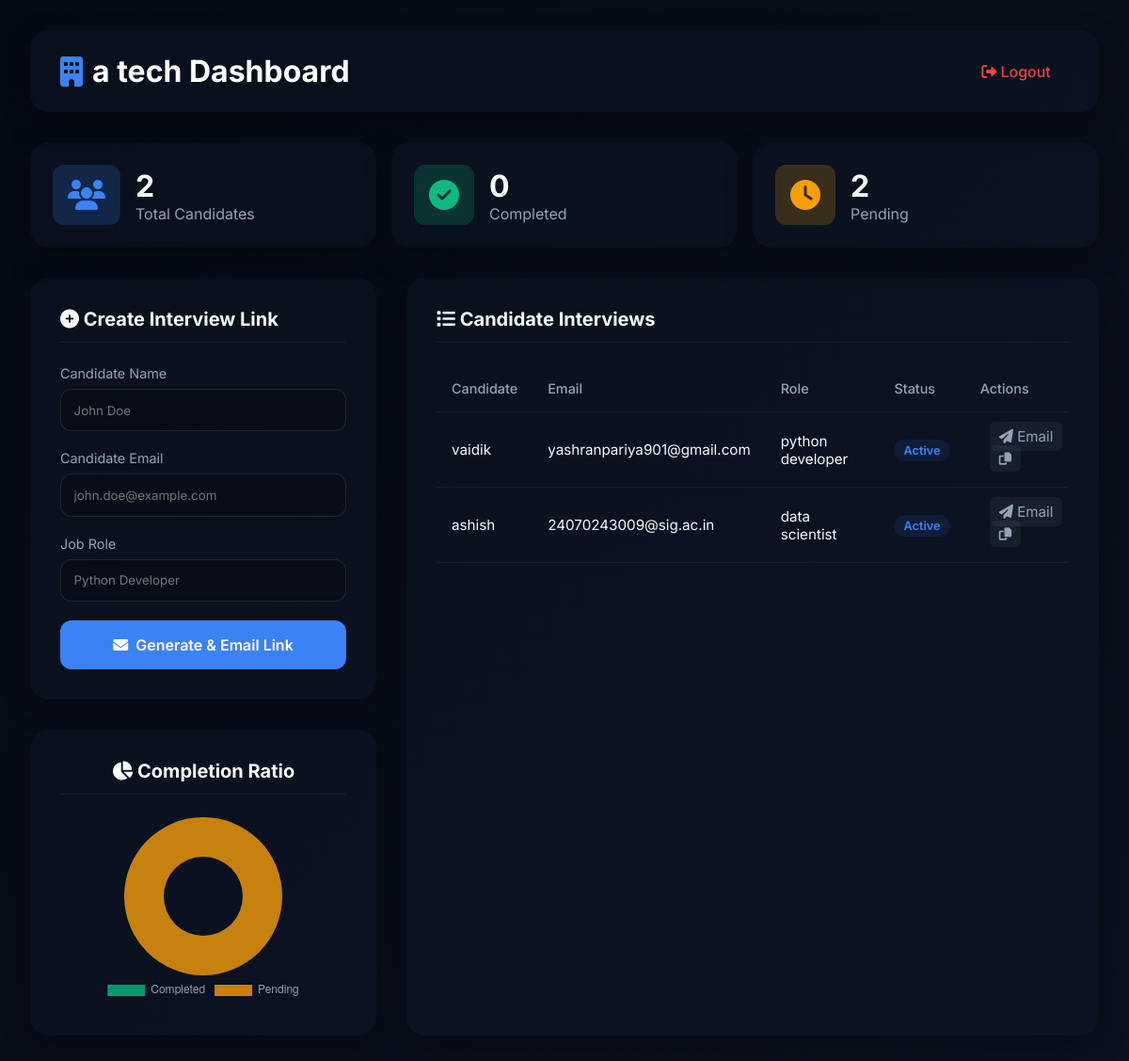
/dashboard (signed in), run on the app's committed database.
### app.py (models this page shows)
class Company(UserMixin, db.Model):
    id = db.Column(db.Integer, primary_key=True)
    username = db.Column(db.String(100), unique=True, nullable=False)
    password_hash = db.Column(db.String(200), nullable=False)
    company_name = db.Column(db.String(100), nullable=False)
    interviews = db.relationship('Interview', backref='company', lazy=True)

class Interview(db.Model):
    id = db.Column(db.Integer, primary_key=True)
    token = db.Column(db.String(100), unique=True, nullable=False, default=lambda: str(uuid.uuid4()))
    company_id = db.Column(db.Integer, db.ForeignKey('company.id'), nullable=False)
    candidate_name = db.Column(db.String(100), nullable=False)
    candidate_email = db.Column(db.String(150), nullable=True)
    role = db.Column(db.String(100), nullable=False)
    status = db.Column(db.String(50), default="Pending") # Pending, In Progress, Completed
    result_report = db.Column(db.Text, nullable=True)

### app.py (the view, shortened to what this page needs)
@app.route('/dashboard', methods=['GET', 'POST'])
@login_required
def dashboard():
    interviews = Interview.query.filter_by(company_id=current_user.id).order_by(Interview.id.desc()).all()
    total_interviews = len(interviews)
    completed_interviews = sum(1 for i in interviews if i.status == 'Completed')
    pending_interviews = sum(1 for i in interviews if i.status == 'Pending' or i.status == 'In Progress')
    return render_template(
        'dashboard.html',
        interviews=interviews,
        total_interviews=total_interviews,
        completed_interviews=completed_interviews,
        pending_interviews=pending_interviews
    )

### app.py (called while the page is built)
@login_manager.user_loader
def load_user(user_id):
    return Company.query.get(int(user_id))

### templates/dashboard.html (shortened to what this page needs)
<!DOCTYPE html>
<html lang="en">
<head>
    <link rel="stylesheet" href="/static/style.css">
    <link rel="stylesheet" href="https://cdnjs.cloudflare.com/ajax/libs/font-awesome/6.4.0/css/all.min.css">
</head>
<body>
    <div class="dashboard-container">
        <div class="dash-header">
            <h1><i class="fas fa-building"></i> {{ current_user.company_name }} Dashboard</h1>
            <a href="{{ url_for('logout') }}" class="logout-btn"><i class="fas fa-sign-out-alt"></i> Logout</a>
        </div>
        <div style="display: grid; grid-template-columns: repeat(3, 1fr); gap: 1rem; margin-bottom: 2rem;">
            <div class="card" style="padding: 1.5rem; display: flex; align-items: center; gap: 1rem;">
                <div
                    style="background: rgba(59, 130, 246, 0.2); padding: 1rem; border-radius: 12px; color: var(--accent);">
                    <i class="fas fa-users fa-2x"></i>
                </div>
                <div>
                    <h3 style="font-size: 2rem; margin: 0;">{{ total_interviews }}</h3>
                    <p style="color: var(--text-muted); margin: 0;">Total Candidates</p>
                </div>
            </div>
            <div class="card" style="padding: 1.5rem; display: flex; align-items: center; gap: 1rem;">
                <div
                    style="background: rgba(16, 185, 129, 0.2); padding: 1rem; border-radius: 12px; color: var(--success);">
                    <i class="fas fa-check-circle fa-2x"></i>
                </div>
                <div>
                    <h3 style="font-size: 2rem; margin: 0;">{{ completed_interviews }}</h3>
                    <p style="color: var(--text-muted); margin: 0;">Completed</p>
                </div>
            </div>
            <div class="card" style="padding: 1.5rem; display: flex; align-items: center; gap: 1rem;">
                <div style="background: rgba(245, 158, 11, 0.2); padding: 1rem; border-radius: 12px; color: #f59e0b;">
                    <i class="fas fa-clock fa-2x"></i>
                </div>
                <div>
                    <h3 style="font-size: 2rem; margin: 0;">{{ pending_interviews }}</h3>
                    <p style="color: var(--text-muted); margin: 0;">Pending</p>
                </div>
            </div>
        </div>
        <div class="dash-grid">
            <div style="display: flex; flex-direction: column; gap: 2rem;">
                <div class="card">
                    <h2><i class="fas fa-plus-circle"></i> Create Interview Link</h2>
                    <form method="POST" action="{{ url_for('dashboard') }}">
                        <div class="form-group">
                            <label>Candidate Name</label>
                            <input type="text" name="candidate_name" required placeholder="John Doe">
                        </div>
                        <div class="form-group">
                            <label>Candidate Email</label>
                            <input type="email" name="candidate_email" required placeholder="john.doe@example.com">
                        </div>
                        <div class="form-group">
                            <label>Job Role</label>
                            <input type="text" name="role" required placeholder="Python Developer">
                        </div>
                        <button type="submit" class="submit-btn"><i class="fas fa-envelope"></i> Generate & Email
                            Link</button>
                    </form>
                </div>
                <div class="card" style="text-align: center;">
                    <h2><i class="fas fa-chart-pie"></i> Completion Ratio</h2>
                    <div
                        style="position: relative; height: 200px; width: 100%; display: flex; justify-content: center;">
                        <canvas id="pipelineChart"></canvas>
                    </div>
                </div>
            </div>
            <div class="card">
                <h2><i class="fas fa-list"></i> Candidate Interviews</h2>
                <div class="table-responsive">
                    <table>
                        <thead>
                            <tr>
                                <th>Candidate</th>
                                <th>Email</th>
                                <th>Role</th>
                                <th>Status</th>
                                <th>Actions</th>
                            </tr>
                        </thead>
                        <tbody>
                            {% for interview in interviews %}
                            <tr>
                                <td>{{ interview.candidate_name }}</td>
                                <td>{{ interview.candidate_email if interview.candidate_email else 'N/A' }}</td>
                                <td>{{ interview.role }}</td>
                                <td>
                                    {% if interview.status == 'Pending' %}
                                    <span class="status pending">Pending</span>
                                    {% elif interview.status == 'In Progress' %}
                                    <span class="status inprogress">Active</span>
                                    {% else %}
                                    <span class="status completed">Completed</span>
                                    {% endif %}
                                </td>
                                <td>
                                    {% if interview.status != 'Completed' %}
                                    <a href="mailto:{{ interview.candidate_email }}?subject=Invitation to AI Interview: {{ interview.role }}&body=Hi {{ interview.candidate_name }},%0D%0A%0D%0AYou have been invited to complete an AI technical interview for the {{ interview.role }} position.%0D%0A%0D%0APlease click the link below to start your interview:%0D%0A{{ url_for('interview_page', token=interview.token, _external=True) }}%0D%0A%0D%0ABest regards,%0D%0A{{ current_user.company_name }} Team"
                                        class="copy-btn" title="Send Email Invitation" style="text-decoration: none;">
                                        <i class="fas fa-paper-plane"></i> Email
                                    </a>
                                    <button class="copy-btn"
                                        onclick="copyLink('{{ url_for('interview_page', token=interview.token, _external=True) }}')"
                                        title="Copy Link">
                                        <i class="fas fa-copy"></i>
                                    </button>
                                    {% else %}
                                    <a href="#" style="color:var(--accent); text-decoration:none; font-size:0.9rem;"><i
                                            class="fas fa-file-alt"></i> View Report</a>
                                    {% endif %}
                                </td>
                            </tr>
                            {% else %}
                            <tr>
                                <td colspan="4" style="text-align:center; padding: 2rem; color: var(--text-muted);">No
                                    interviews created yet.</td>
                            </tr>
                            {% endfor %}
                        </tbody>
                    </table>
                </div>
            </div>
        </div>
    </div>
    <script>
        function copyLink(url) {
            navigator.clipboard.writeText(url).then(() => {
                alert("Interview Link Copied to Clipboard!");
            }).catch(err => {
                console.error('Failed to copy: ', err);
            });
        }
        // Initialize Chart.js
        document.addEventListener('DOMContentLoaded', function () {
            const ctx = document.getElementById('pipelineChart').getContext('2d');
            const completed = parseInt("{{ completed_interviews | default(0) }}", 10);
            const pending = parseInt("{{ pending_interviews | default(0) }}", 10);
            // Generate a simple pie chart showing conversion
            new Chart(ctx, {
                type: 'doughnut',
                data: {
                    labels: ['Completed', 'Pending'],
                    datasets: [{
                        data: [completed, pending],
                        backgroundColor: [
                            'rgba(16, 185, 129, 0.8)', // Success Green
                            'rgba(245, 158, 11, 0.8)'  // Pending Orange
                        ],
                        borderWidth: 0,
                        hoverOffset: 4
                    }]
                },
                options: {
                    responsive: true,
                    maintainAspectRatio: false,
                    plugins: {
                        legend: { position: 'bottom', labels: { color: '#94a3b8' } }
                    }
                }
            });
        });
    </script>
</body>
</html>

### static/style.css (style rules this page uses)
:root { --bg-dark: #050b14; --bg-card: rgba(15, 23, 42, 0.4); --text-main: #f8fafc; --text-muted: #94a3b8; --accent: #3b82f6; --accent-hover: #2563eb; --accent-glow: rgba(59, 130, 246, 0.5); --success: #10b981; --bot-msg: rgba(30, 41, 59, 0.6); --user-msg: rgba(59, 130, 246, 0.85); --border: rgba(255, 255, 255, 0.1); }
* { margin: 0; padding: 0; box-sizing: border-box; font-family: 'Inter', sans-serif; }
body { background: linear-gradient(135deg, #050b14, #0f172a, #1e1b4b); background-size: 400% 400%; animation: gradientBG 15s ease infinite; color: var(--text-main); display: flex; justify-content: center; align-items: center; height: 100vh; overflow: hidden; }

### templates/dashboard.html (style rules this page uses)
body { align-items: flex-start; padding: 2rem; overflow-y: auto; height: 100%; display: block; }
.dashboard-container { max-width: 1200px; margin: 0 auto; width: 100%; }
.dash-header { display: flex; justify-content: space-between; align-items: center; margin-bottom: 2rem; padding: 1.5rem 2rem; background: var(--bg-card); border-radius: 20px; box-shadow: 0 10px 30px rgba(0, 0, 0, 0.3); }
.dash-header h1 { color: white; display: flex; align-items: center; gap: 10px; }
.dash-header h1 i { color: var(--accent); }
.logout-btn { padding: 0.6rem 1.2rem; background: rgba(2ef, 68, 68, 0.1); color: #ef4444; border-radius: 8px; text-decoration: none; font-weight: 500; transition: background 0.2s; }
.dash-grid { display: grid; grid-template-columns: 1fr 2fr; gap: 2rem; }
.card { background: var(--bg-card); padding: 2rem; border-radius: 20px; box-shadow: 0 10px 30px rgba(0, 0, 0, 0.3); }
.card h2 { margin-bottom: 1.5rem; font-size: 1.25rem; color: var(--text-main); border-bottom: 1px solid rgba(255, 255, 255, 0.05); padding-bottom: 0.75rem; }
.form-group { margin-bottom: 1.25rem; }
.form-group label { display: block; margin-bottom: 0.5rem; color: var(--text-muted); font-size: 0.9rem; }
.form-group input { width: 100%; padding: 0.85rem; border-radius: 12px; border: 1px solid rgba(255, 255, 255, 0.1); background: rgba(0, 0, 0, 0.2); color: white; outline: none; }
.submit-btn { width: 100%; padding: 1rem; background: var(--accent); color: white; border: none; border-radius: 12px; cursor: pointer; font-size: 1rem; font-weight: 600; display: flex; justify-content: center; align-items: center; gap: 8px; }
.table-responsive { overflow-x: auto; }
table { width: 100%; border-collapse: collapse; text-align: left; }
th, td { padding: 1rem; border-bottom: 1px solid rgba(255, 255, 255, 0.05); }
th { color: var(--text-muted); font-weight: 500; font-size: 0.9rem; }
td { font-size: 0.95rem; }
.status { padding: 4px 10px; border-radius: 20px; font-size: 0.8rem; font-weight: 600; }
.status.inprogress { background: rgba(59, 130, 246, 0.1); color: #3b82f6; }
.copy-btn { background: rgba(255, 255, 255, 0.05); border: none; color: var(--text-muted); padding: 6px 10px; border-radius: 6px; cursor: pointer; margin-left: 10px; transition: all 0.2s; }

### data on the page
Company: company_name "a tech"
Interview: candidate_name "vaidik", candidate_email "yashranpariya901@gmail.com", role "python developer", status "Active"
Interview: candidate_name "ashish", candidate_email "24070243009@sig.ac.in", role "data scientist", status "Active"

### other printed values
{{ total_interviews }} "2"
{{ completed_interviews }} "0"
{{ pending_interviews }} "2"
chart data {{ completed_interviews | default(0) }} 0
